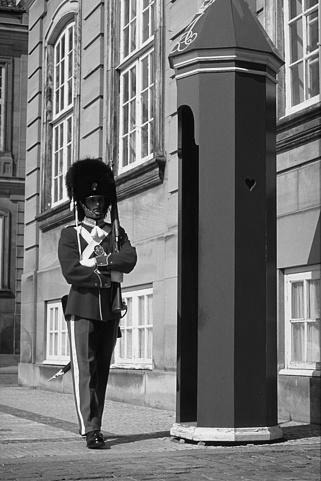
#> input picture Computer Vision/pset1/code/inputs/p5_inp.jpg, 321 x 481 px
$ python prob5.py
#> lines starting #> are read from the running program, lines starting #| are printed output that depends on the picture
## Default modules imported. Import more if you need to.

import numpy as np
from skimage.io import imread, imsave
from scipy.signal import convolve2d as conv2


# Fill this out
def kernpad(K,size):
    Ko = np.zeros(size,dtype=np.float32)
    Ko[:K.shape[0],:K.shape[1]] = K
    Ko = np.roll(Ko, int(-(K.shape[0]-1)/2),axis=0)
    Ko = np.roll(Ko, int(-(K.shape[1]-1)/2),axis=1)
    return Ko

########################## Support code below

from os.path import normpath as fn # Fixes window/linux path conventions
import warnings
warnings.filterwarnings('ignore')

img = np.float32(imread(fn('inputs/p5_inp.jpg')))/255.
#> img: shape (481, 321) float32; min 0, max 1, mean 0.448

# Create Gaussian Kernel
x = np.float32(range(-21,22))
x,y = np.meshgrid(x,x)
G = np.exp(-(x*x+y*y)/2/9.)
G = G / np.sum(G[:])


# Traditional convolve
v1 = conv2(img,G,'same','wrap')
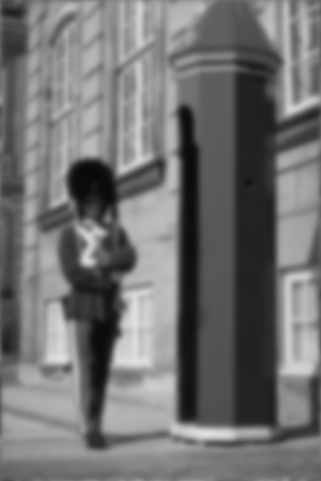
#> v1: shape (481, 321) float32; min 0.0403, max 0.879, mean 0.448

# Convolution in Fourier domain
G = kernpad(G,img.shape)
v2f = np.fft.fft2(G)*np.fft.fft2(img)
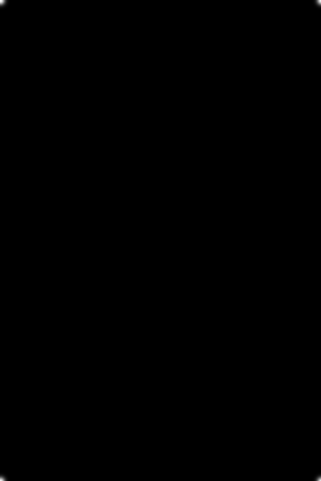
#> G: shape (481, 321) float32; min 0, max 0.0177, mean 6.48e-06; drawn with min black and max white
v2 = np.real(np.fft.ifft2(v2f))

# Stack them together and save
out = np.concatenate([img,v1,v2],axis=1)
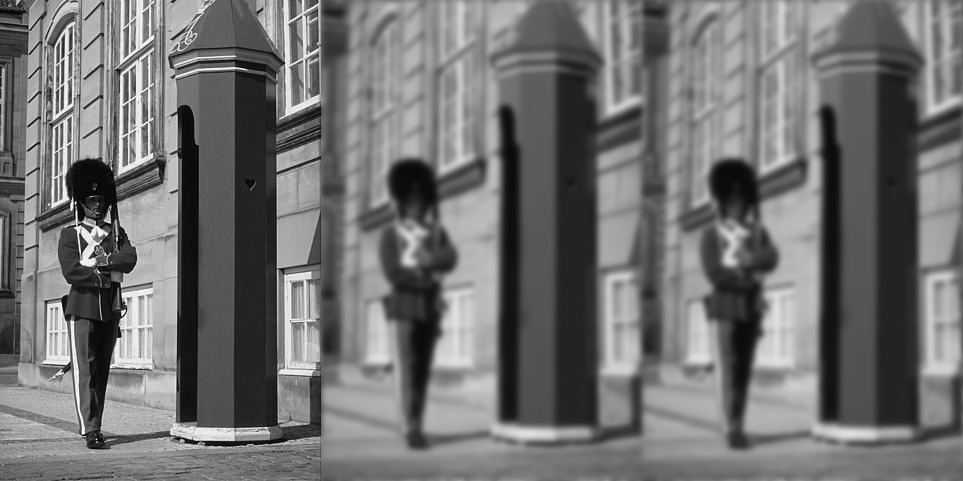
#> out: shape (481, 963) float64; min 0, max 1, mean 0.448
out = np.minimum(1.,np.maximum(0.,out))

imsave(fn('outputs/prob5.jpg'),out)

## tests the difference in normal convolution and fft multiplication
# test = v1-v2
# print(np.max(np.abs(test))) # on the order of e-06 for the maximum difference
# # imsave(fn('outputs/test.jpg'),test)

$ run again, with Computer Vision/pset1/code/inputs/p2_inp.jpg copied over Computer Vision/pset1/code/inputs/p5_inp.jpg
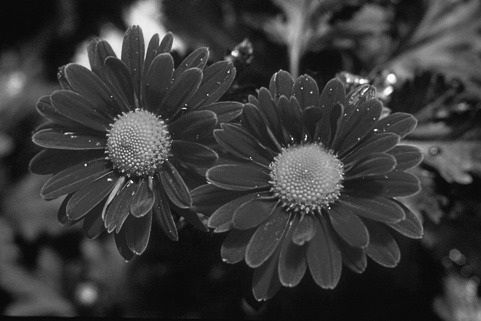
#> input picture Computer Vision/pset1/code/inputs/p2_inp.jpg, 481 x 321 px
#> `v1 = conv2(img,G,'same','wrap')`:
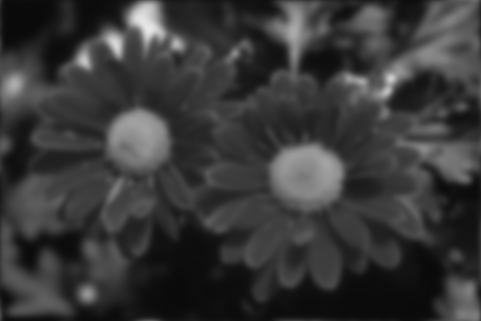
#> v1: shape (321, 481) float32; min 0.0399, max 0.906, mean 0.224
#> `out = np.concatenate([img,v1,v2],axis=1)`:
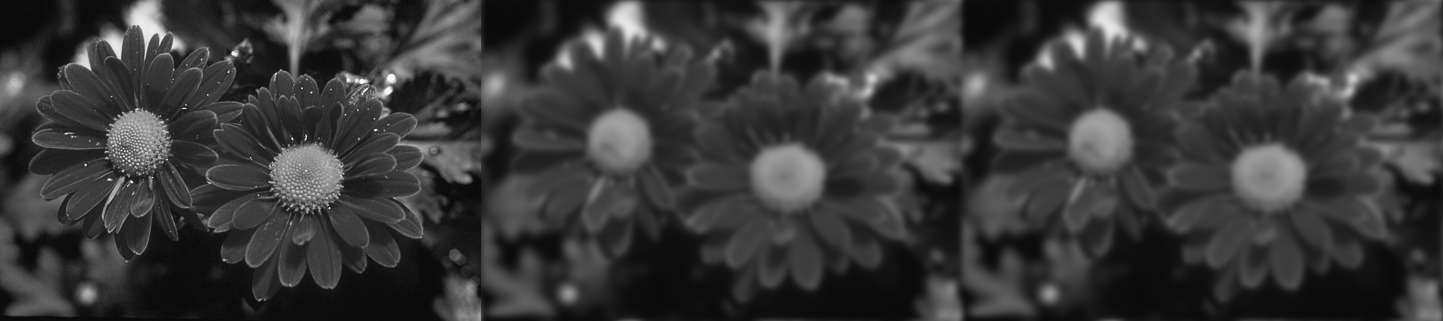
#> out: shape (321, 1443) float64; min 0.0157, max 1, mean 0.224

$ run again, with Computer Vision/pset1/code/inputs/p6_inp.jpg copied over Computer Vision/pset1/code/inputs/p5_inp.jpg
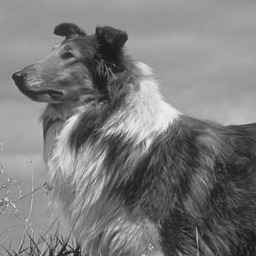
#> input picture Computer Vision/pset1/code/inputs/p6_inp.jpg, 256 x 256 px
#> `v1 = conv2(img,G,'same','wrap')`:
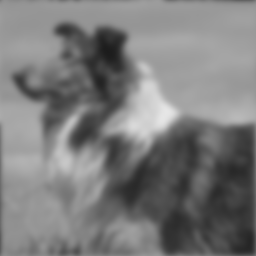
#> v1: shape (256, 256) float32; min 0.113, max 0.904, mean 0.486
#> `out = np.concatenate([img,v1,v2],axis=1)`:
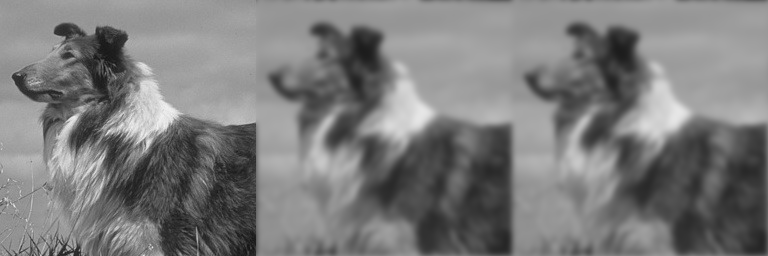
#> out: shape (256, 768) float64; min 0.0667, max 0.965, mean 0.486
